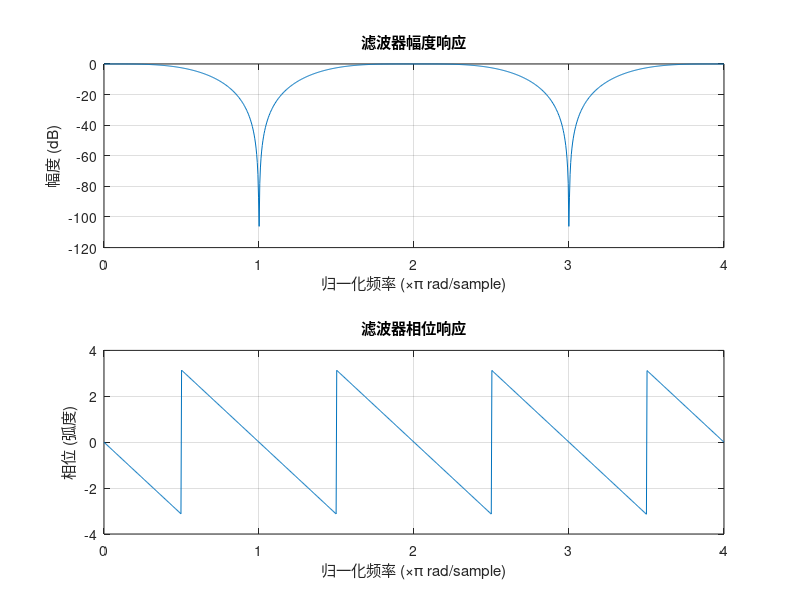
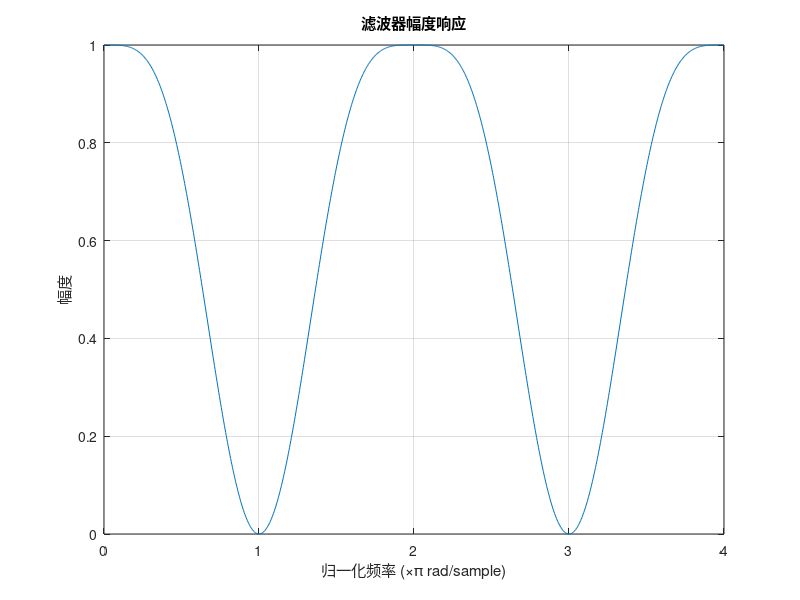

Reproduce these figures in MATLAB, in order.
% 给定滤波器系数
h = [-0.0625, 0.25, 0.625, 0.25, -0.0625];

% 冲激响应即为滤波器系数
impulse_response = h;
N = length(h);  % 滤波器长度
w = linspace(0, 4*pi, 1000);  % 数字频率轴

% 计算频率响应
[H, omega] = freqz(h, 1, w);

% 幅度响应
magnitude_response = abs(H);

% 相位响应
phase_response = angle(H);

% 绘制幅度响应
figure(1);
subplot(2,1,1);
plot(w/pi, 20*log10(magnitude_response));
xlabel('归一化频率 (\times\pi rad/sample)');
ylabel('幅度 (dB)');
title('滤波器幅度响应');
grid on;

% 绘制相位响应
subplot(2,1,2);
plot(w/pi, phase_response);
xlabel('归一化频率 (\times\pi rad/sample)');
ylabel('相位 (弧度)');
title('滤波器相位响应');
grid on;

% 绘制幅度响应（线性单位）
figure(2);
plot(w/pi, magnitude_response);
xlabel('归一化频率 (\times\pi rad/sample)');
ylabel('幅度');
title('滤波器幅度响应');
grid on;

% 计算滤波器的直流增益
DC_gain = abs(H(1));% H(1) 对应于归一化频率 w = 0
% 计算 -3dB 截止频率
max_magnitude = max(abs(H));
dB_threshold = max_magnitude / sqrt(2);

% 找到第一个低于 -3dB 的频率点
idx_3dB = find(abs(H) <= dB_threshold, 1);

% 对应的 -3dB 截止频率
freq_3dB = w(idx_3dB);

% 输出结果
fprintf('直流增益: %.4f\n', abs(DC_gain));
fprintf('-3dB 截止频率: %.4f rad/sample\n', freq_3dB);

% % 计算 -3dB 截止频率
% half_power_gain = dc_gain / sqrt(2);
% % 找到使得幅度响应降低到 half_power_gain 的频率
% [~, idx] = min(abs(abs(H) - half_power_gain));
% cut_off_frequency = w(idx) / pi;  % 归一化截止频率
% 
% fprintf('滤波器的直流增益: %.4f\n', dc_gain);
% fprintf('-3dB 截止频率: %.4f times pi rad/sample\n', cut_off_frequency);
